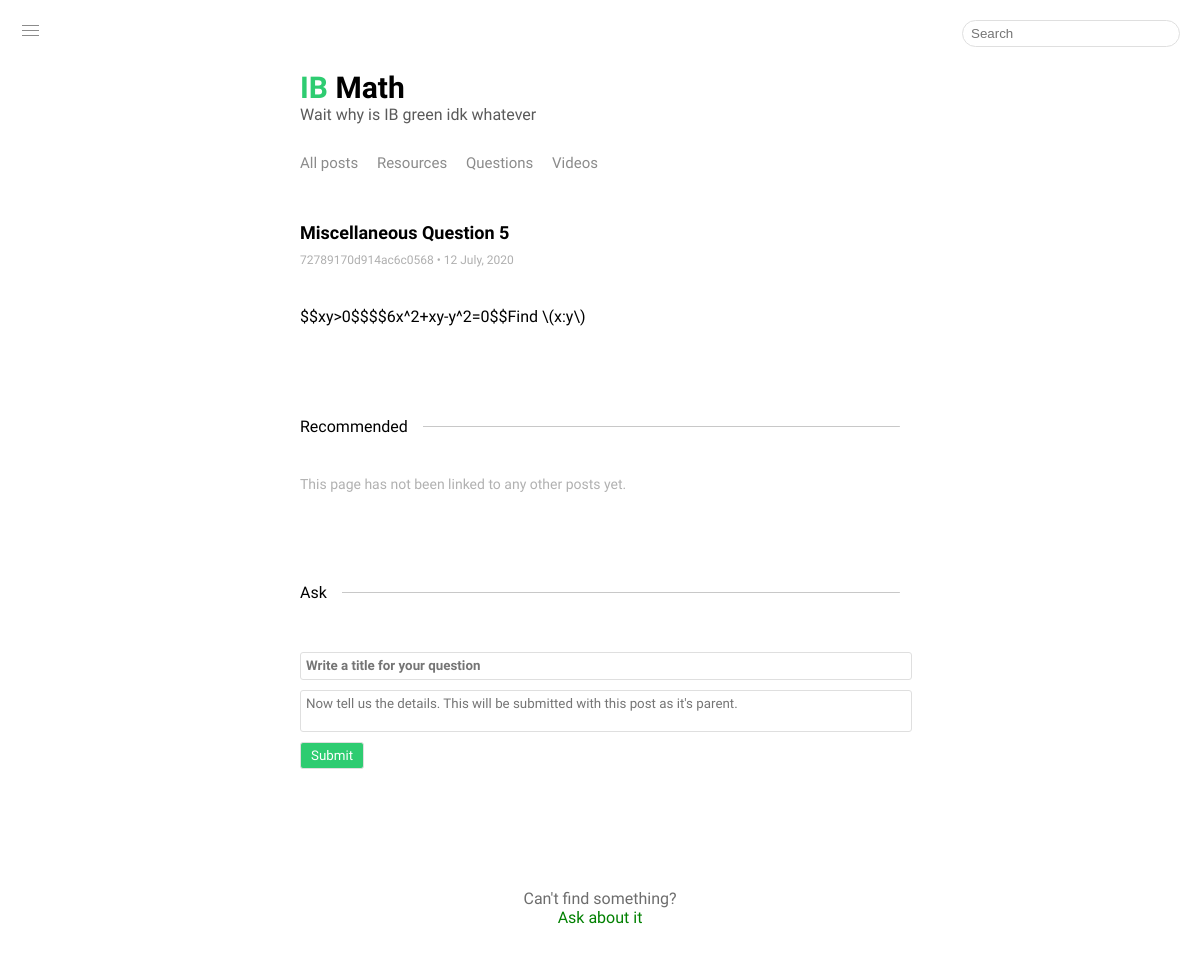
/page?id=27, run on the app's committed database.
### tables this page shows
CREATE TABLE posts (id INTEGER PRIMARY KEY, type text, title text, url text, user_content text, user_update text, admin_content text, admin_update text, location text, parent_post_id text, poster text);

### main.py (the view)
@app.route('/page')
def page():
  if request.args.get('query'):
    return render_template('index.html', location = 'All', posts = search(request))
  item = select_query("id='" + request.args['id'] + "'")[0]
  if item[1] == 'video':
    return render_template('video_page.html', item = item, location = 'page', posts = get_responses(item[0]))
  elif item[1] == 'question':
    return render_template('question_page.html', item = item, location = 'page', posts = get_responses(item[0]))
  elif item[1] == 'text':
    return render_template('text_page.html', item = item, location = 'page', posts = get_responses(item[0]))
  elif item[1] == 'resource':
    return redirect(item[3])

### db_init.py (called while the page is built)
def get_responses(id):
  with sq.connect('Posts.db') as c:
    return c.execute('SELECT * FROM Posts WHERE parent_post_id=' + str(id)).fetchall()[::-1]

def select_query(q):
  with sq.connect('Posts.db') as c:
    if q == '':
      return select_all()
    return c.execute('SELECT * FROM posts WHERE ' + q).fetchall()[::-1]

### main.py (called while the page is built)
@app.context_processor
def override_url_for():
  return dict(url_for = dated_url_for)

def dated_url_for(endpoint, **vals):
  if endpoint == 'static':
    filename = vals.get('filename', None)
    if filename:
      file_path = os.path.join(app.root_path, endpoint, filename)
      vals['q'] = int(os.stat(file_path).st_mtime)
  return url_for(endpoint, **vals)

### templates/text_page.html (shortened to what this page needs)
{% extends 'page.html' %}
{% block main %}
  <div class = 'info' id = 'question-head'>
    <div class = 'page-title main'>
      {{item[2]}}
    </div>
    <div class = 'info little-from-the-top'>
      <span class = 'user'>{{item[-1]}}</span> &bull; {{item[5]}}
    </div>
  </div>
  <div id = 'question-contents' class = 'indent'>
    {{item[4]|safe}}
  </div>
  <hr class = 'horizontal-rule'>
{% endblock %}

### static/style.css (style rules this page uses)
body { margin: 0; background-color: white; //filter: invert(1); }
.info { font-size: 12px; color: rgb(175, 175, 175); //color: rgb(150, 150, 150); margin: 3px 0 3px 0; }
.user { //color: rgb(130, 175, 132); //color:rgb(131, 204, 131); }
#question-head { margin-top: 40px; color: rgb(0, 0, 0); font-size: 13px; //margin-bottom: -10px; }
#question-contents { margin-top: 40px; }
.horizontal-rule { margin: 100px 0 20px 0;//60px 0 20px 0; border: none; //border-top: 0.5px solid rgb(230, 230, 230); border-top: 0.5px solid rgb(200, 200, 200); border-radius: 5px; }
.page-title { //font-weight: bold; //margin-left: -20px; margin-top: -30px;//50px; //margin-left: -20px; //color: rgb(80, 80, 80); font-size: 16px; }
.page-title.main { color: black; //margin-left: -20px; font-size: 18px; font-weight: bold; margin-top: 50px; }
.indent { //margin-left: 2px; }
.little-from-the-top { margin-top: 10px; margin-bottom: 40px; }

### data on the page
posts: title "Miscellaneous Question 5", poster "72789170d914ac6c0568", user_update "12 July, 2020", user_content "$$xy>0$$$$6x^2+xy-y^2=0$$Find \\(x:y\\)"

### other printed values
{{ l }} "All posts" "Resources" "Questions" "Videos"
